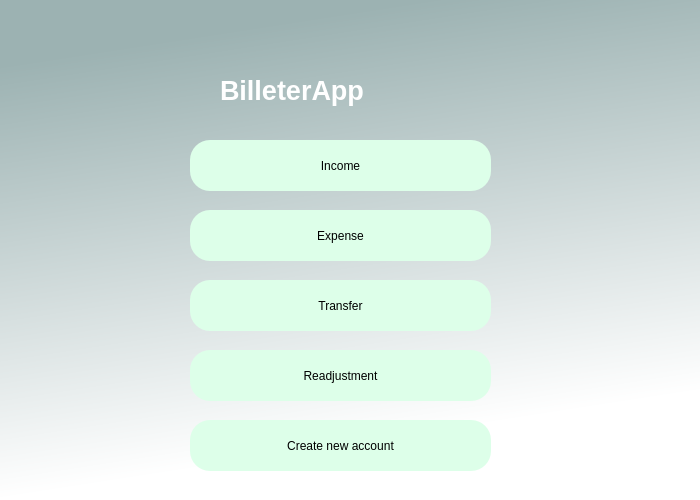
<?xml version="1.0" encoding="UTF-8"?>
<ui version="4.0">
 <class>BilleteraApp</class>
 <widget class="QDialog" name="BilleteraApp">
  <property name="geometry">
   <rect>
    <x>0</x>
    <y>0</y>
    <width>700</width>
    <height>500</height>
   </rect>
  </property>
  <property name="windowTitle">
   <string>Dialog</string>
  </property>
  <property name="sizeGripEnabled">
   <bool>false</bool>
  </property>
  <property name="modal">
   <bool>false</bool>
  </property>
  <widget class="QWidget" name="widget" native="true">
   <property name="geometry">
    <rect>
     <x>0</x>
     <y>0</y>
     <width>700</width>
     <height>500</height>
    </rect>
   </property>
   <property name="styleSheet">
    <string notr="true">QWidget#widget{
background-color:qlineargradient(spread:pad, x1:0, y1:0, x2:0.207, y2:0.954545, stop:0.132159 rgba(156, 178, 178, 255), stop:1 rgba(255, 255, 255, 255))}</string>
   </property>
   <widget class="QLabel" name="label">
    <property name="geometry">
     <rect>
      <x>220</x>
      <y>70</y>
      <width>251</width>
      <height>41</height>
     </rect>
    </property>
    <property name="text">
     <string>&lt;html&gt;&lt;head/&gt;&lt;body&gt;&lt;p&gt;&lt;span style=&quot; font-size:20pt; font-weight:600; color:#ffffff;&quot;&gt;BilleterApp&lt;/span&gt;&lt;/p&gt;&lt;/body&gt;&lt;/html&gt;</string>
    </property>
   </widget>
   <widget class="QPushButton" name="income_button">
    <property name="geometry">
     <rect>
      <x>190</x>
      <y>140</y>
      <width>301</width>
      <height>51</height>
     </rect>
    </property>
    <property name="cursor">
     <cursorShape>PointingHandCursor</cursorShape>
    </property>
    <property name="styleSheet">
     <string notr="true">border-radius:20px;
background-color:rgb(221, 255, 233);</string>
    </property>
    <property name="text">
     <string>Income</string>
    </property>
   </widget>
   <widget class="QPushButton" name="expense_button">
    <property name="geometry">
     <rect>
      <x>190</x>
      <y>210</y>
      <width>301</width>
      <height>51</height>
     </rect>
    </property>
    <property name="cursor">
     <cursorShape>PointingHandCursor</cursorShape>
    </property>
    <property name="styleSheet">
     <string notr="true">border-radius:20px;
background-color:rgb(221, 255, 233);</string>
    </property>
    <property name="text">
     <string>Expense</string>
    </property>
   </widget>
   <widget class="QPushButton" name="transfer_button">
    <property name="geometry">
     <rect>
      <x>190</x>
      <y>280</y>
      <width>301</width>
      <height>51</height>
     </rect>
    </property>
    <property name="cursor">
     <cursorShape>PointingHandCursor</cursorShape>
    </property>
    <property name="styleSheet">
     <string notr="true">border-radius:20px;
background-color:rgb(221, 255, 233);</string>
    </property>
    <property name="text">
     <string>Transfer</string>
    </property>
   </widget>
   <widget class="QPushButton" name="readjustment_button">
    <property name="geometry">
     <rect>
      <x>190</x>
      <y>350</y>
      <width>301</width>
      <height>51</height>
     </rect>
    </property>
    <property name="cursor">
     <cursorShape>PointingHandCursor</cursorShape>
    </property>
    <property name="styleSheet">
     <string notr="true">border-radius:20px;
background-color:rgb(221, 255, 233);</string>
    </property>
    <property name="text">
     <string>Readjustment</string>
    </property>
   </widget>
   <widget class="QPushButton" name="crerate_new_account_button">
    <property name="geometry">
     <rect>
      <x>190</x>
      <y>420</y>
      <width>301</width>
      <height>51</height>
     </rect>
    </property>
    <property name="cursor">
     <cursorShape>PointingHandCursor</cursorShape>
    </property>
    <property name="styleSheet">
     <string notr="true">border-radius:20px;
background-color:rgb(221, 255, 233);</string>
    </property>
    <property name="text">
     <string>Create new account</string>
    </property>
   </widget>
  </widget>
 </widget>
 <resources/>
 <connections/>
</ui>
